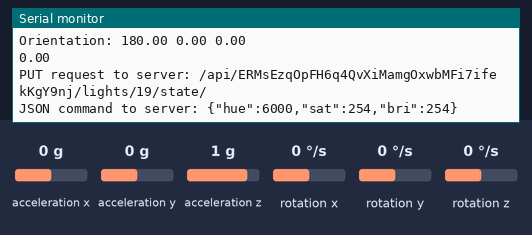
A sketch run on a simulated Arduino Nano 33 IoT. Parts: the last lines printed to the serial monitor. Inputs (shaded band) come from the test bench; at power-on: acceleration x 0 g, acceleration y 0 g, acceleration z 1 g, rotation x 0 °/s, rotation y 0 °/s, rotation z 0 °/s. WiFi joins after 1.5 s; servers stay silent unless stated; uploads are accepted with an empty reply.

Above: at 2.7 s.
2.8 s: acceleration x set to -1.4 g
At 2.89 s:
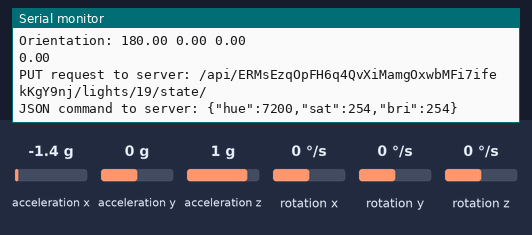
5.8 s: acceleration y set to -1.4 g
At 5.95 s:
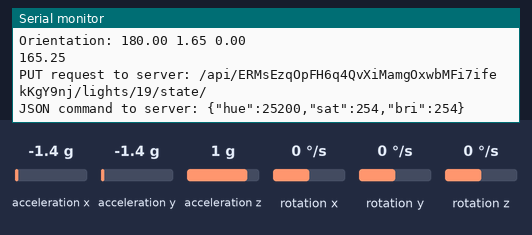
7.3 s: acceleration z set to -1.4 g
At 7.37 s:
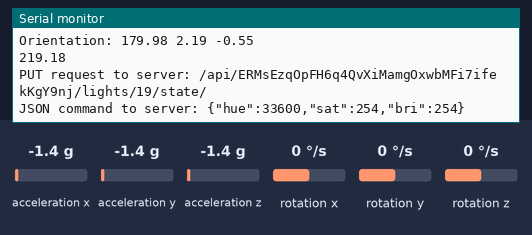
8.8 s: rotation x set to -192 °/s
At 8.8 s:
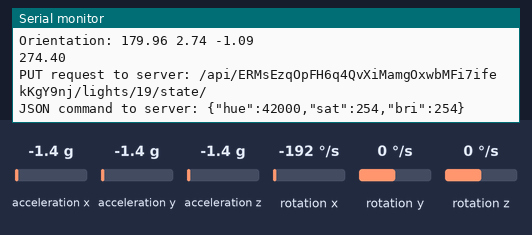
10.3 s: rotation y set to -192 °/s
At 10.43 s:
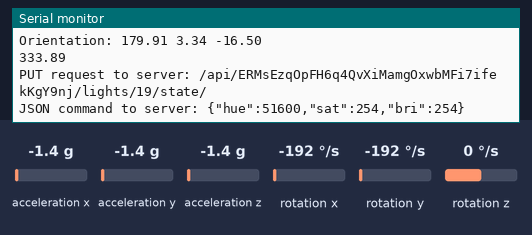
Timing chart, 0 to 12.8 s (numbered marks = the images above; inputs shaded):
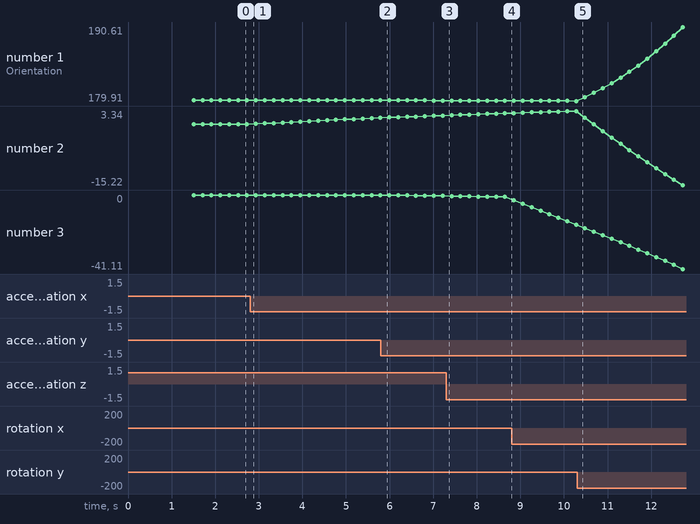

The sketch:

hue_http.ino.ino
```cpp
/* HueBlink example for ArduinoHttpClient library
   Uses ArduinoHttpClient library to control Philips Hue
   For more on Hue developer API see http://developer.meethue.com
   For more on the ArduinoHttpClient, install the library from the
   Library Manager.
  To control a light, the Hue expects a HTTP PUT request to:
  http://hue.hub.address/api/hueUserName/lights/lightNumber/state
  The body of the PUT request looks like this:
  {"on": true} or {"on":false}
  This example  shows how to concatenate Strings to assemble the
  PUT request and the body of the request.
  note: WiFi SSID and password are stored in arduino_secrets.h file.
  If it is not present, add a new tab, call it "arduino_secrets.h"
  and add the following defines, and change to your own values:
  #define SECRET_SSID "ssid"
  #define SECRET_PASS "password"

   modified 1 Mar 2022
   by Tom Igoe (tigoe)
*/

#include <SPI.h>
//#include <WiFi101.h>  // for MKR1000
#include <WiFiNINA.h>   // for Nano 33 IoT, MKR1010
#include <ArduinoHttpClient.h>
#include "arduino_secrets.h"
#include "MadgwickAHRS.h"
#include "Arduino_LSM6DS3.h"

int status = WL_IDLE_STATUS;      // the Wifi radio's status
char hueHubIP[] = "172.22.151.226";  // IP address of the HUE bridge
String hueUserName = "ERMsEzqOpFH6q4QvXiMamgOxwbMFi7ifekKgY9nj"; // hue bridge username

// make a wifi instance and a HttpClient instance:
WiFiClient wifi;
HttpClient httpClient = HttpClient(wifi, hueHubIP);
// change the values of these two in the arduino_serets.h file:
char ssid[] = SECRET_SSID;
char pass[] = SECRET_PASS;

// initialize a Madgwick filter:
Madgwick filter;
const float sensorRate = 104.00;

void setup() {
  //Initialize serial and wait for port to open:
  Serial.begin(9600);
  while (!Serial); // wait for serial port to connect.
  //imu
  if (!IMU.begin()) {
    Serial.println("Failed to initialize IMU");
    // stop here if you can't access the IMU:
    while (true);
  }
  // attempt to connect to Wifi network:
  while ( status != WL_CONNECTED) {
    Serial.print("Attempting to connect to WPA SSID: ");
    Serial.println(ssid);
    // Connect to WPA/WPA2 network:
    status = WiFi.begin(ssid, pass);
  }

  // you're connected now, so print out the data:
  Serial.print("You're connected to the network IP = ");
  IPAddress ip = WiFi.localIP();
  Serial.println(ip);


      // start the filter to run at the sample rate:
  filter.begin(sensorRate);
  //sendRequest(19, "on", "true");
}
int hue = 0;
void loop() {

      // values for acceleration and rotation:
  float xAcc, yAcc, zAcc;
  float xGyro, yGyro, zGyro;
  float roll, pitch, heading;
    // if both accelerometer and gyrometer are ready to be read:

  if (IMU.accelerationAvailable() && IMU.gyroscopeAvailable()) {
    // read accelerometer and gyrometer:
    IMU.readAcceleration(xAcc, yAcc, zAcc);

    // print the results:
    IMU.readGyroscope(xGyro, yGyro, zGyro);

    // update the filter, which computes orientation:
    filter.updateIMU(xGyro, yGyro, zGyro, xAcc, yAcc, zAcc);

    // print the heading, pitch and roll
    roll = filter.getRoll();
    pitch = filter.getPitch();
    heading = filter.getYaw();
        Serial.print("Orientation: ");
    Serial.print(heading);
    Serial.print(" ");
    Serial.print(pitch);
    Serial.print(" ");
    Serial.println(roll);
      }

      Serial.println(String(pitch*100));
     // sendRequest(19, "bri", String(map(heading));
      sendRequest(19, "hue", String(hue));
      hue = hue+ 1200;
      //delay(10);


  //sendRequest(19, "on", "true");   // turn light on
  //delay(4000);                    // wait 4 seconds
  //sendRequest(19, "on", "false");  // turn light off
  //delay(4000);                    // wait 4 seconds
}

void sendRequest(int light, String cmd, String value) {
  // make a String for the HTTP request path:
  String request = "/api/" + hueUserName;
  request += "/lights/";
  request += light;
  request += "/state/";

  String contentType = "application/json";

  // make a string for the JSON command:
  String hueCmd = "{\"" + cmd;
  hueCmd += "\":";
  hueCmd += value;
  hueCmd += ",\"sat\":254,\"bri\":254}";
  // see what you assembled to send:
  Serial.print("PUT request to server: ");
  Serial.println(request);
  Serial.print("JSON command to server: ");

  // make the PUT request to the hub:
  httpClient.put(request, contentType, hueCmd);

  // read the status code and body of the response
  int statusCode = httpClient.responseStatusCode();
  String response = httpClient.responseBody();

  Serial.println(hueCmd);
  Serial.print("Status code from server: ");
  Serial.println(statusCode);
  Serial.print("Server response: ");
  Serial.println(response);
  Serial.println();
}
```

arduino_secrets.h
```cpp
#define SECRET_SSID "sandbox370"
#define SECRET_PASS "+s0a+s03!2gether?"
```

Measured:
- plotted number 1: 180 → 179.98 after the input at 5.8 s, 179.96 → 179.91 after the input at 8.8 s
- plotted number 2: 0 → 1.65 after the input at 2.8 s, 1.65 → 2.19 after the input at 5.8 s, 2.19 → 2.74 after the input at 7.3 s, 2.74 → 3.34 after the input at 8.8 s
- plotted number 3: 0 → -0.55 after the input at 5.8 s, -0.55 → -1.09 after the input at 7.3 s, -1.09 → -16.5 after the input at 8.8 s
